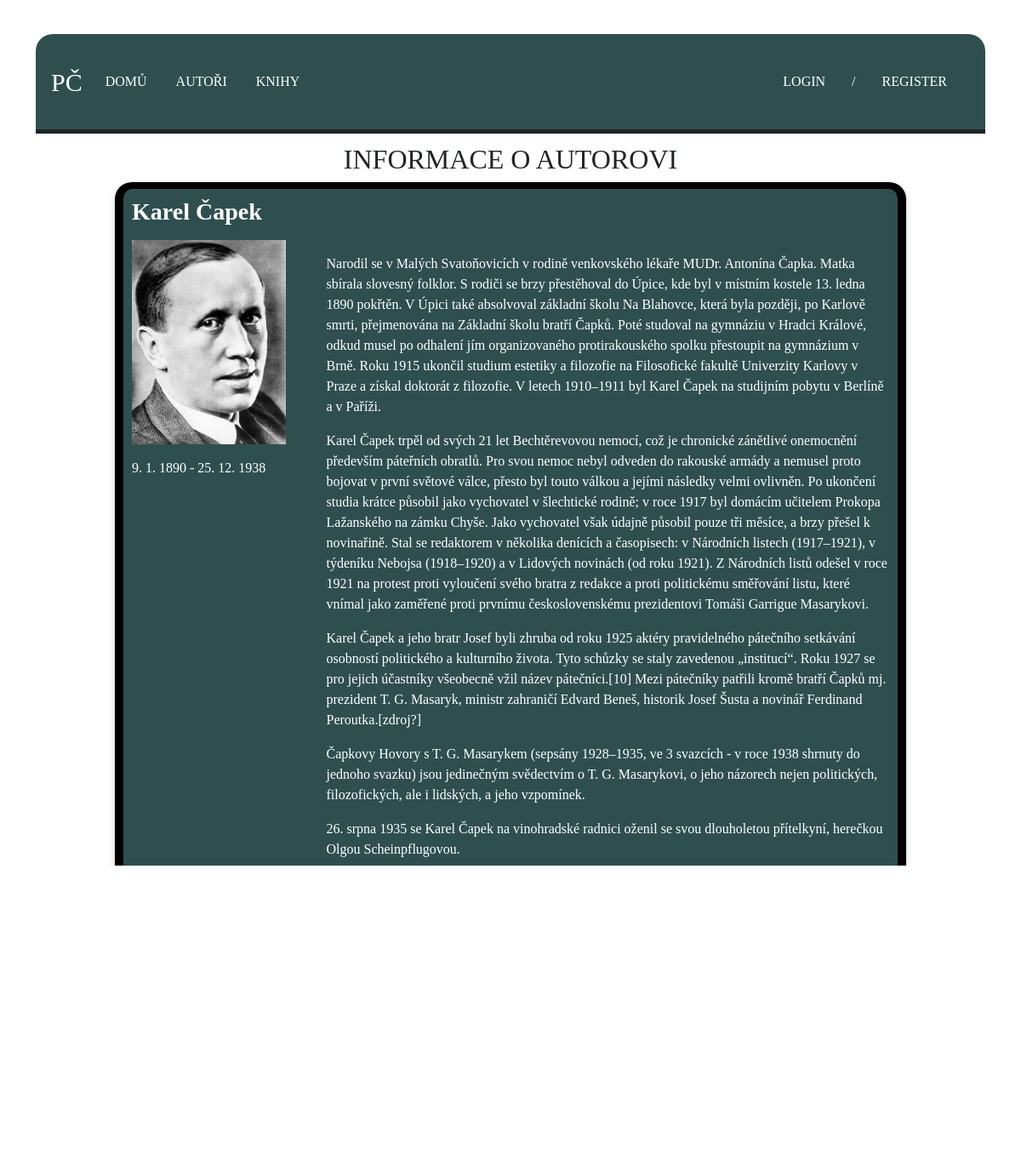
The page /DatabaseApps/authorlist/1/ on the database its author committed.
### DatabaseApps/models.py (models this page shows, shortened)
class Author(models.Model):
    name = models.CharField(max_length=250, unique=False, verbose_name="Name", blank=False)
    surname = models.CharField(max_length=250, unique=False, verbose_name="Surname", blank=False)
    nation = models.ManyToManyField(Nation)
    birthdate = models.CharField(max_length=100, verbose_name="birthdate", null=True, blank=True)
    deathdate = models.CharField(max_length=100, verbose_name="death date", null=True, blank=True)
    photo = models.ImageField(upload_to=poster_author_path, blank=False, null=True)
    bio = models.TextField(blank=False, null=True)
    nation = models.ManyToManyField(Nation)
    class Meta:
        ordering = ["name"]

class Book(models.Model):
    name = models.CharField(max_length=250, verbose_name="Title", blank=False)
    rate = models.FloatField(default=0, validators=[MinValueValidator(0), MaxValueValidator(100)], blank=False,
                             null=True, help_text="Enter between 1 - 5")
    photo = models.ImageField(upload_to=poster_book_path, blank=False, null=True)
    plot = models.TextField(blank=False, null=True)
    genre = models.ManyToManyField(Genre)
    author = models.ManyToManyField(Author)
    class Meta:
        ordering = ["name"]

### DatabaseApps/views.py (the view)
# urls.py: path('authorlist/<int:pk>/', views.AuthorDetailView.as_view(), name='authordetail'),
class AuthorDetailView(DetailView):
    model = Author
    context_object_name = 'authors_detail'
    template_name = 'page/detailAuthor.html'

### DatabaseApps/templates/page/detailAuthor.html (shortened to what this page needs)
{% extends "base2.html" %}
{% block content %}
    <hr>
    <div class="container-xl containerTextDetail">
        <h2 style="text-align: center; padding-top: 1%;text-transform: uppercase">Informace o autorovi</h2>
        <div class="row">
            <div class="col-1"></div>
            <div class="col-10 containerDetail">
                 <div class="card-body">
                 <h3 class="card-title"><b>{{ authors_detail.name }} {{ authors_detail.surname }}</b></h3>
                    <div class="row">
                        <div class="col-3">
                        {% if authors_detail.photo %}
                            <div class="card-body">
                                <a href="{{ authors_detail.photo.url }}"><img src="{{ authors_detail.photo.url }}" class="card-img"></a>
                            </div>
                            <div class="card-text">
                                <p>{{ authors_detail.birthdate }} - {{ authors_detail.deathdate }}</p>
                            </div>
                        {% endif %}
                        </div>
                        <div class="col-xl-9">
                            <div class="card-body">
                                <div class="card-text">
                                    <p class="text-break">{{ authors_detail.bio|linebreaks }}</p>
                                </div>
                            </div>
                        </div>
                    </div>
                     <p>Knihy:</p>
                    <div class="row">
                        {% for book in authors_detail.book_set.all %}
                            <div class="col-md-3">
                                <div class="card2" style="background-color: black">
                                    <div class="card-text booksInAuthors">
                                        <a href="{% url 'bookdetail' book.pk %}" style="color: white">{{ book.name }}</a>
                                    </div>
                                    <img src="{{ book.photo.url }}" alt="fotka" class="card-img2" style="height: 200px;" >
                                </div>
                            </div>
                        {% endfor %}
                    </div>
                 </div>
            </div>
            <div class="col-1"></div>
        </div>
    </div>
{% endblock %}

### DatabaseApps/static/css/stylesheet.css (style rules this page uses)
hr { background-color: black; margin-top: -0.01em; margin-bottom: -0.01em; margin-left: auto; margin-right: auto; border-width: 5px; opacity: 100%; }
.fixedImg { background:url("/DatabaseApps/static/img/books.jpg"); height: 100%; background-attachment: fixed; background-position: center; background-repeat: no-repeat; background-size: cover; }

### DatabaseApps/static/css/listTemplates.css (style rules this page uses)
.card2 { border: solid black; margin-top: 2%; margin-left: 3.9%; box-shadow: 0 4px 8px 0 rgba(0,0,0,0.2); transition: 0.3s; width: 148px; }
.card-img2 { height: 240px; width: 143px; }
.card-img { height: 240px; width: auto; }

### DatabaseApps/static/css/detailTemplates.css (style rules this page uses)
.containerDetail { border-radius: 20px; border: solid black; box-shadow: 0 4px 8px 0 rgba(0,0,0,0.2); border-width: 8px 10px; padding: 10px; background-color: darkslategray; color: white; }
.containerTextDetail { background-color: white; font-family: "Gentium Book Basic"; padding-bottom: 20%; }
.booksInAuthors { background-color: black; color: white; text-decoration: none; text-align: center; }

### rows shown on the page
Author: name "Karel", surname "Čapek", photo (picture), birthdate "9. 1. 1890", deathdate "25. 12. 1938", bio "Narodil se v Malých Svatoňovicích v rodině venkovského lékaře MUDr. Antonína Čapka. Matka sbírala slovesný folklor. S rodiči se brzy přestěhoval do Úpice, kde byl v místním kostele 13. ledna 1890 pokřtěn. V Úpici také absolvoval základní školu Na Blahovce, která byla později, po Karlově smrti, přejmenována na Základní školu bratří Čapků. Poté studoval na gymnáziu v Hradci Králové, odkud musel po odhalení jím organizovaného protirakouského spolku přestoupit na gymnázium v Brně. Roku 1915 ukončil studium estetiky a filozofie na Filosofické fakultě Univerzity Karlovy v Praze a získal doktorát z filozofie. V letech 1910–1911 byl Karel Čapek na studijním pobytu v Berlíně a v Paříži. Karel Čapek…"
Book: photo (picture)
Book: photo (picture)
